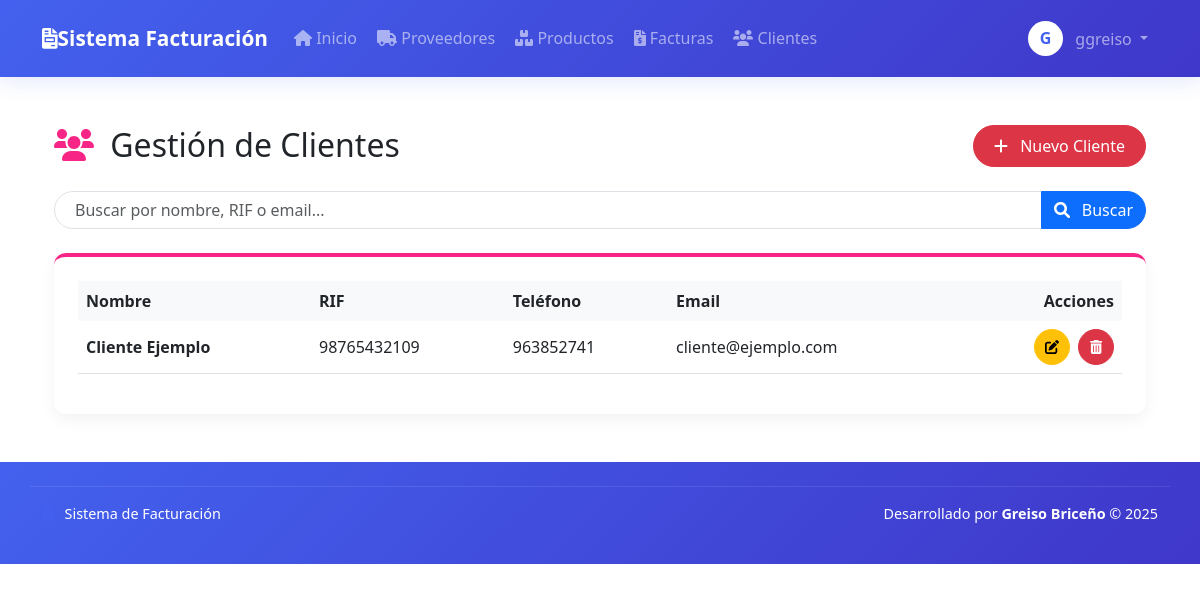
Screenshot of /modules/clients/list.php (signed in) with the database file from the repository.
### tables this page shows
CREATE TABLE `clients` (
  `id` int(11) NOT NULL,
  `name` varchar(100) NOT NULL,
  `ruc` varchar(20) DEFAULT NULL,
  `address` text,
  `phone` varchar(20) DEFAULT NULL,
  `email` varchar(100) DEFAULT NULL,
  `created_at` timestamp NOT NULL DEFAULT CURRENT_TIMESTAMP,
  `updated_at` timestamp NULL DEFAULT NULL ON UPDATE CURRENT_TIMESTAMP,
  `created_by` int(11) DEFAULT NULL,
  `updated_by` int(11) DEFAULT NULL,
  `action_type` enum('created','updated','deleted') DEFAULT 'created'
);

### modules/clients/list.php (the view, shortened to what this page needs)
<?php
$page = isset($_GET['page']) ? (int)$_GET['page'] : 1;
$per_page = 10;
$offset = ($page - 1) * $per_page;
$search = isset($_GET['search']) ? $conn->real_escape_string($_GET['search']) : '';
$sql = "SELECT * FROM clients
        WHERE name LIKE '%$search%' OR ruc LIKE '%$search%' OR email LIKE '%$search%'
        ORDER BY name
        LIMIT $offset, $per_page";
$clients = $conn->query($sql)->fetch_all(MYSQLI_ASSOC);
require_once dirname(__DIR__, 2) . '/includes/header.php';
?>
<div class="container py-4">
    <div class="d-flex justify-content-between align-items-center mb-4">
        <h2 class="mb-0">
            <i class="fas fa-users me-2" style="color: #f72585;"></i>
            <span style="color: #212529;">Gestión de Clientes</span>
        </h2>
        <div>
            <a href="add.php" class="btn btn-danger btn-module">
                <i class="fas fa-plus me-2"></i> Nuevo Cliente
            </a>
        </div>
    </div>
    <form class="mb-4">
        <div class="input-group">
            <input type="text" name="search" class="form-control search-box" placeholder="Buscar por nombre, RIF o email..." value="<?= htmlspecialchars($search) ?>">
            <button class="btn btn-primary search-btn" type="submit">
                <i class="fas fa-search me-2"></i> Buscar
            </button>
        </div>
    </form>
    <div class="card card-module">
        <div class="card-body p-4">
            <div class="table-responsive">
                <table class="table table-module">
                    <thead>
                        <tr>
                            <th class="border-0">Nombre</th>
                            <th class="border-0">RIF</th>
                            <th class="border-0">Teléfono</th>
                            <th class="border-0">Email</th>
                            <th class="border-0 text-end">Acciones</th>
                        </tr>
                    </thead>
                    <tbody>
                        <?php if (empty($clients)): ?>
                            <tr>
                                <td colspan="5" class="text-center py-4 text-muted">
                                    <i class="fas fa-info-circle me-2"></i> No se encontraron clientes
                                </td>
                            </tr>
                        <?php else: ?>
                            <?php foreach ($clients as $client): ?>
                            <tr>
                                <td class="align-middle client-name"><?= htmlspecialchars($client['name']) ?></td>
                                <td class="align-middle"><?= htmlspecialchars($client['ruc']) ?></td>
                                <td class="align-middle"><?= htmlspecialchars($client['phone']) ?></td>
                                <td class="align-middle"><?= htmlspecialchars($client['email']) ?></td>
                                <td class="text-end align-middle">
                                    <div class="d-inline-flex">
                                        <a href="<?= BASE_URL ?>/modules/clients/edit.php?id=<?= $client['id'] ?>"
                                           class="action-btn btn btn-sm btn-warning me-2" title="Editar">
                                            <i class="fas fa-edit"></i>
                                        </a>
                                        <a href="<?= BASE_URL ?>/modules/clients/delete.php?id=<?= $client['id'] ?>"
                                           class="action-btn btn btn-sm btn-danger" title="Eliminar"
                                           onclick="return confirm('¿Estás seguro de eliminar este cliente?')">
                                            <i class="fas fa-trash-alt"></i>
                                        </a>
                                    </div>
                                </td>
                            </tr>
                            <?php endforeach; ?>
                        <?php endif; ?>
                    </tbody>
                </table>
            </div>
        </div>
    </div>
</div>
<?php
require_once dirname(__DIR__, 2) . '/includes/footer.php';
?>

### includes/header.php (style rules this page uses)
:root { --primary-color: #4361ee; --secondary-color: #3f37c9; --accent-color: #4895ef; --light-color: #f8f9fa; --dark-color: #212529; --success-color: #4cc9f0; --info-color: #4895ef; --warning-color: #f8961e; --danger-color: #f72585; }

### modules/clients/list.php (style rules this page uses)
.card-module { border: none; border-radius: 12px; box-shadow: 0 6px 15px rgba(0, 0, 0, 0.05); overflow: hidden; border-top: 4px solid #f72585; }
.btn-module { border-radius: 50px; padding: 8px 20px; font-weight: 500; transition: all 0.3s; }
.table-module { border-collapse: separate; border-spacing: 0; }
.table-module thead th { border-bottom: 2px solid #e9ecef; background-color: #f8f9fa; font-weight: 600; }
.search-box { border-radius: 50px; padding-left: 20px; }
.search-btn { border-top-right-radius: 50px !important; border-bottom-right-radius: 50px !important; }
.action-btn { width: 36px; height: 36px; display: inline-flex; align-items: center; justify-content: center; border-radius: 50%; }
.client-name { font-weight: 600; color: #495057; }

### rows the page displays
clients: name "Cliente Ejemplo", ruc "98765432109", phone "963852741", email "cliente@ejemplo.com"

### other values shown
substr(htmlspecialchars($_SESSION['username']), 0, 1) "G"
$_SESSION['username'] "ggreiso"
